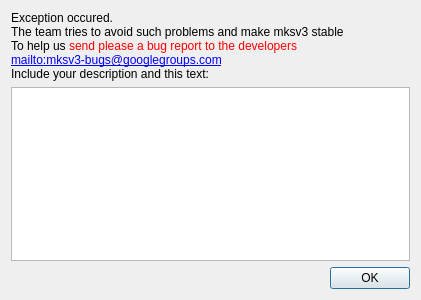
<?xml version="1.0" encoding="UTF-8"?>
<ui version="4.0">
 <class>Dialog</class>
 <widget class="QDialog" name="Dialog">
  <property name="geometry">
   <rect>
    <x>0</x>
    <y>0</y>
    <width>421</width>
    <height>300</height>
   </rect>
  </property>
  <property name="windowTitle">
   <string>Oops. Internal exception</string>
  </property>
  <layout class="QVBoxLayout" name="verticalLayout">
   <item>
    <widget class="QLabel" name="label">
     <property name="text">
      <string>&lt;html&gt;
 Exception occured.&lt;br/&gt;
The team tries to avoid such problems and make mksv3 stable&lt;br/&gt;
To help us &lt;font color=&quot;red&quot;&gt;send please a bug report to the developers&lt;/font&gt;&lt;br/&gt;
&lt;a href=&quot;mailto:mksv3-bugs@googlegroups.com?subject=Crash&amp;body=asdf&quot;&gt;mailto:mksv3-bugs@googlegroups.com&lt;/a&gt;&lt;br/&gt;
Include your description and this text:</string>
     </property>
    </widget>
   </item>
   <item>
    <widget class="QTextBrowser" name="textBrowser"/>
   </item>
   <item>
    <widget class="QDialogButtonBox" name="buttonBox">
     <property name="orientation">
      <enum>Qt::Horizontal</enum>
     </property>
     <property name="standardButtons">
      <set>QDialogButtonBox::Ok</set>
     </property>
    </widget>
   </item>
  </layout>
 </widget>
 <resources/>
 <connections>
  <connection>
   <sender>buttonBox</sender>
   <signal>accepted()</signal>
   <receiver>Dialog</receiver>
   <slot>accept()</slot>
   <hints>
    <hint type="sourcelabel">
     <x>248</x>
     <y>254</y>
    </hint>
    <hint type="destinationlabel">
     <x>157</x>
     <y>274</y>
    </hint>
   </hints>
  </connection>
  <connection>
   <sender>buttonBox</sender>
   <signal>rejected()</signal>
   <receiver>Dialog</receiver>
   <slot>reject()</slot>
   <hints>
    <hint type="sourcelabel">
     <x>316</x>
     <y>260</y>
    </hint>
    <hint type="destinationlabel">
     <x>286</x>
     <y>274</y>
    </hint>
   </hints>
  </connection>
 </connections>
</ui>
